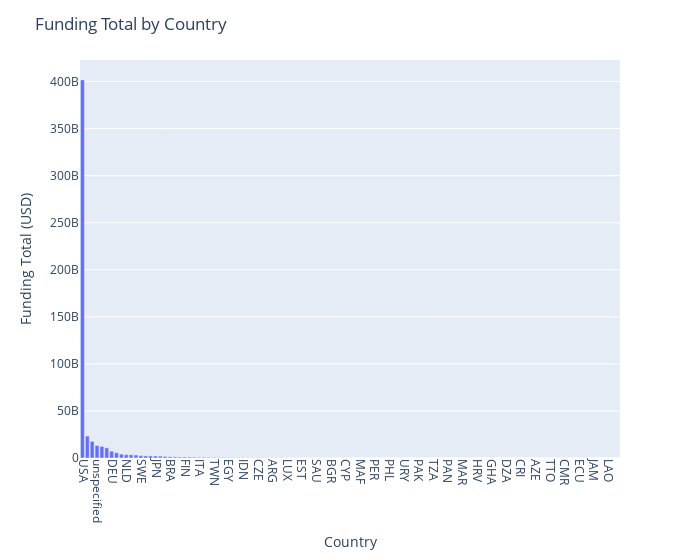

Notebook cell for this chart:
### Markdown cell above
### What are the funding totals by country?

### Code cell
# Calculate funding total by country
funding_by_country = data.groupby('country_code')['funding_total_usd'].sum().sort_values(ascending=False)

# Create a bar plot using Plotly
fig = px.bar(x=funding_by_country.index, y=funding_by_country.values)

# Set the plot title and axis labels
fig.update_layout(title='Funding Total by Country', xaxis_title='Country', yaxis_title='Funding Total (USD)')

# Rotate x-axis labels for better readability
fig.update_xaxes(tickangle=90)

# Adjust the width of the figure
fig.update_layout(width=700)

# Display the plot
fig.show()

### Figure 1 — Plotly figure (JSON) as saved in the notebook; plotly's stock layout.template omitted (floating-point values rounded to 4 significant figures)
{"data": [{"alignmentgroup": "True", "hovertemplate": "x=%{x}<br>y=%{y}<extra></extra>", "legendgroup": "", "marker": {"color": "#636efa", "pattern": {"shape": ""}}, "name": "", "offsetgroup": "", "orientation": "v", "showlegend": false, "textposition": "auto", "type": "bar", "x": ["USA", "CHN", "GBR", "unspecified", "IND", "CAN", "DEU", "ISR", "FRA", "NLD", "ESP", "RUS", "SWE", "CHE", "IRL", "JPN", "AUS", "SGP", "BRA", "MYS", "NZL", "FIN", "BEL", "DNK", "ITA", "MEX", "KOR", "TWN", "ARE", "TUR", "EGY", "HKG", "AUT", "IDN", "NOR", "ZAF", "CZE", "KEN", "NGA", "ARG", "BMU", "VNM", "LUX", "POL", "PRT", "EST", "LTU", "CYM", "SAU", "ISL", "BGD", "BGR", "THA", "COL", "CYP", "CHL", "HUN", "MAF", "ARM", "JOR", "PER", "UKR", "GIB", "PHL", "ROM", "GRC", "URY", "MLT", "BHS", "PAK", "SVK", "LVA", "TZA", "SRB", "SVN", "PAN", "LBN", "TUN", "MAR", "UGA", "NIC", "HRV", "BWA", "SOM", "GHA", "DOM", "GTM", "DZA", "MMR", "MCO", "CRI", "KHM", "SLV", "AZE", "NPL", "MUS", "TTO", "BHR", "BLR", "CMR", "MDA", "UZB", "ECU", "MKD", "SYC", "JAM", "OMN", "JEY", "LAO", "BRN", "ALB"], "xaxis": "x", "y": [401768858783, 23310276481, 17715430582, 13256296151, 12365307954, 10828560598, 7300027537, 5616273528, 4105573245, 3599174702, 3369132802, 3210341358, 2469249139, 2259473831, 2183129267, 2093381016, 2011520014, 1667460669, 1299620556, 1210499061, 1059981978, 983718243, 972845743, 852654662, 749183611, 690760913, 688580323, 600987850, 560654250, 455237193, 430369796, 419400497, 393976274, 315461185, 294517683, 285422001, 279792200, 278834922, 258837400, 230583852, 225000000, 212600000, 118185791, 97728992, 93663610, 78828689, 62365599, 58507832, 54833465, 49215032, 48098974, 47751723, 47715350, 46109254, 43299481, 42260997, 32193246, 29220000, 26812976, 26023364, 24907616, 24006000, 19944912, 19744287, 19007880, 17635631, 12530000, 11802720, 10100000, 9586000, 6918501, 6141402, 5817000, 5530874, 5514303, 5128000, 4528000, 3970000, 3200000, 2964000, 2819200, 2781067, 2251000, 2000000, 1749615, 1208264, 893600, 751828, 700000, 657000, 497000, 480000, 440000, 372000, 300000, 200000, 150000, 121269, 120000, 119561, 93400, 90000, 40000, 38484, 35000, 32000, 10000, 0, 0, 0, 0], "yaxis": "y"}], "layout": {"barmode": "relative", "legend": {"tracegroupgap": 0}, "margin": {"t": 60}, "title": {"text": "Funding Total by Country"}, "width": 700, "xaxis": {"anchor": "y", "domain": [0, 1], "tickangle": 90, "title": {"text": "Country"}}, "yaxis": {"anchor": "x", "domain": [0, 1], "title": {"text": "Funding Total (USD)"}}}}
